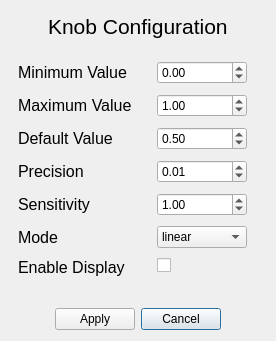
<?xml version="1.0" encoding="UTF-8"?>
<ui version="4.0">
 <class>KnobConfigDialog</class>
 <widget class="QDialog" name="KnobConfigDialog">
  <property name="geometry">
   <rect>
    <x>0</x>
    <y>0</y>
    <width>276</width>
    <height>341</height>
   </rect>
  </property>
  <property name="windowTitle">
   <string>Configure Knob</string>
  </property>
  <layout class="QVBoxLayout" name="knob_config_dialog_layout">
   <property name="spacing">
    <number>20</number>
   </property>
   <item alignment="Qt::AlignHCenter">
    <widget class="QLabel" name="knob_configuration_label">
     <property name="sizePolicy">
      <sizepolicy hsizetype="Preferred" vsizetype="Fixed">
       <horstretch>0</horstretch>
       <verstretch>0</verstretch>
      </sizepolicy>
     </property>
     <property name="minimumSize">
      <size>
       <width>0</width>
       <height>30</height>
      </size>
     </property>
     <property name="maximumSize">
      <size>
       <width>16777215</width>
       <height>30</height>
      </size>
     </property>
     <property name="font">
      <font>
       <pointsize>16</pointsize>
      </font>
     </property>
     <property name="text">
      <string>Knob Configuration</string>
     </property>
    </widget>
   </item>
   <item>
    <layout class="QFormLayout" name="knob_config_form_layout">
     <property name="labelAlignment">
      <set>Qt::AlignLeading|Qt::AlignLeft|Qt::AlignVCenter</set>
     </property>
     <property name="formAlignment">
      <set>Qt::AlignHCenter|Qt::AlignTop</set>
     </property>
     <property name="horizontalSpacing">
      <number>25</number>
     </property>
     <property name="verticalSpacing">
      <number>10</number>
     </property>
     <property name="rightMargin">
      <number>25</number>
     </property>
     <item row="0" column="0">
      <widget class="QLabel" name="minimum_label">
       <property name="font">
        <font>
         <pointsize>12</pointsize>
        </font>
       </property>
       <property name="text">
        <string>Minimum Value</string>
       </property>
      </widget>
     </item>
     <item row="0" column="1">
      <widget class="QDoubleSpinBox" name="minimum_spinbox">
       <property name="sizePolicy">
        <sizepolicy hsizetype="Fixed" vsizetype="Fixed">
         <horstretch>0</horstretch>
         <verstretch>0</verstretch>
        </sizepolicy>
       </property>
       <property name="maximumSize">
        <size>
         <width>100</width>
         <height>16777215</height>
        </size>
       </property>
       <property name="minimum">
        <double>-999999999.000000000000000</double>
       </property>
       <property name="maximum">
        <double>999999999.000000000000000</double>
       </property>
       <property name="singleStep">
        <double>0.010000000000000</double>
       </property>
      </widget>
     </item>
     <item row="1" column="0">
      <widget class="QLabel" name="maximum_label">
       <property name="font">
        <font>
         <pointsize>12</pointsize>
        </font>
       </property>
       <property name="layoutDirection">
        <enum>Qt::LeftToRight</enum>
       </property>
       <property name="text">
        <string>Maximum Value</string>
       </property>
      </widget>
     </item>
     <item row="1" column="1">
      <widget class="QDoubleSpinBox" name="maximum_spinbox">
       <property name="sizePolicy">
        <sizepolicy hsizetype="Fixed" vsizetype="Fixed">
         <horstretch>0</horstretch>
         <verstretch>0</verstretch>
        </sizepolicy>
       </property>
       <property name="maximumSize">
        <size>
         <width>100</width>
         <height>16777215</height>
        </size>
       </property>
       <property name="minimum">
        <double>-999999999.000000000000000</double>
       </property>
       <property name="maximum">
        <double>999999999.000000000000000</double>
       </property>
       <property name="singleStep">
        <double>0.010000000000000</double>
       </property>
       <property name="value">
        <double>1.000000000000000</double>
       </property>
      </widget>
     </item>
     <item row="2" column="0">
      <widget class="QLabel" name="default_label">
       <property name="font">
        <font>
         <pointsize>12</pointsize>
        </font>
       </property>
       <property name="text">
        <string>Default Value</string>
       </property>
      </widget>
     </item>
     <item row="2" column="1">
      <widget class="QDoubleSpinBox" name="default_spinbox">
       <property name="sizePolicy">
        <sizepolicy hsizetype="Fixed" vsizetype="Fixed">
         <horstretch>0</horstretch>
         <verstretch>0</verstretch>
        </sizepolicy>
       </property>
       <property name="maximumSize">
        <size>
         <width>100</width>
         <height>16777215</height>
        </size>
       </property>
       <property name="minimum">
        <double>-999999999.000000000000000</double>
       </property>
       <property name="maximum">
        <double>999999999.000000000000000</double>
       </property>
       <property name="singleStep">
        <double>0.010000000000000</double>
       </property>
       <property name="value">
        <double>0.500000000000000</double>
       </property>
      </widget>
     </item>
     <item row="3" column="0">
      <widget class="QLabel" name="precision_label">
       <property name="font">
        <font>
         <pointsize>12</pointsize>
        </font>
       </property>
       <property name="text">
        <string>Precision</string>
       </property>
      </widget>
     </item>
     <item row="3" column="1">
      <widget class="QDoubleSpinBox" name="precision_spinbox">
       <property name="sizePolicy">
        <sizepolicy hsizetype="Fixed" vsizetype="Fixed">
         <horstretch>0</horstretch>
         <verstretch>0</verstretch>
        </sizepolicy>
       </property>
       <property name="maximumSize">
        <size>
         <width>100</width>
         <height>16777215</height>
        </size>
       </property>
       <property name="maximum">
        <double>999999999.000000000000000</double>
       </property>
       <property name="singleStep">
        <double>0.100000000000000</double>
       </property>
       <property name="value">
        <double>0.010000000000000</double>
       </property>
      </widget>
     </item>
     <item row="4" column="0">
      <widget class="QLabel" name="sensitivity_label">
       <property name="font">
        <font>
         <pointsize>12</pointsize>
        </font>
       </property>
       <property name="text">
        <string>Sensitivity</string>
       </property>
      </widget>
     </item>
     <item row="4" column="1">
      <widget class="QDoubleSpinBox" name="sensitivity_spinbox">
       <property name="sizePolicy">
        <sizepolicy hsizetype="Fixed" vsizetype="Fixed">
         <horstretch>0</horstretch>
         <verstretch>0</verstretch>
        </sizepolicy>
       </property>
       <property name="maximumSize">
        <size>
         <width>100</width>
         <height>16777215</height>
        </size>
       </property>
       <property name="suffix">
        <string/>
       </property>
       <property name="minimum">
        <double>0.100000000000000</double>
       </property>
       <property name="maximum">
        <double>5.000000000000000</double>
       </property>
       <property name="singleStep">
        <double>0.010000000000000</double>
       </property>
       <property name="value">
        <double>1.000000000000000</double>
       </property>
      </widget>
     </item>
     <item row="5" column="0">
      <widget class="QLabel" name="mode_label">
       <property name="font">
        <font>
         <pointsize>12</pointsize>
        </font>
       </property>
       <property name="text">
        <string>Mode</string>
       </property>
      </widget>
     </item>
     <item row="5" column="1">
      <widget class="QComboBox" name="mode_combobox">
       <property name="sizePolicy">
        <sizepolicy hsizetype="Fixed" vsizetype="Fixed">
         <horstretch>0</horstretch>
         <verstretch>0</verstretch>
        </sizepolicy>
       </property>
       <property name="maximumSize">
        <size>
         <width>100</width>
         <height>16777215</height>
        </size>
       </property>
       <item>
        <property name="text">
         <string>linear</string>
        </property>
       </item>
       <item>
        <property name="text">
         <string>logarithmic</string>
        </property>
       </item>
      </widget>
     </item>
     <item row="6" column="0">
      <widget class="QLabel" name="enable_display_label">
       <property name="font">
        <font>
         <pointsize>12</pointsize>
        </font>
       </property>
       <property name="text">
        <string>Enable Display</string>
       </property>
      </widget>
     </item>
     <item row="6" column="1">
      <widget class="QCheckBox" name="enable_display_checkbox">
       <property name="sizePolicy">
        <sizepolicy hsizetype="Fixed" vsizetype="Fixed">
         <horstretch>0</horstretch>
         <verstretch>0</verstretch>
        </sizepolicy>
       </property>
       <property name="maximumSize">
        <size>
         <width>100</width>
         <height>16777215</height>
        </size>
       </property>
       <property name="layoutDirection">
        <enum>Qt::LeftToRight</enum>
       </property>
       <property name="text">
        <string/>
       </property>
      </widget>
     </item>
    </layout>
   </item>
   <item alignment="Qt::AlignHCenter">
    <widget class="QDialogButtonBox" name="button_box">
     <property name="layoutDirection">
      <enum>Qt::RightToLeft</enum>
     </property>
     <property name="orientation">
      <enum>Qt::Horizontal</enum>
     </property>
     <property name="standardButtons">
      <set>QDialogButtonBox::Apply|QDialogButtonBox::Cancel</set>
     </property>
     <property name="centerButtons">
      <bool>true</bool>
     </property>
    </widget>
   </item>
  </layout>
 </widget>
 <resources/>
 <connections>
  <connection>
   <sender>button_box</sender>
   <signal>accepted()</signal>
   <receiver>KnobConfigDialog</receiver>
   <slot>accept()</slot>
   <hints>
    <hint type="sourcelabel">
     <x>248</x>
     <y>254</y>
    </hint>
    <hint type="destinationlabel">
     <x>157</x>
     <y>274</y>
    </hint>
   </hints>
  </connection>
  <connection>
   <sender>button_box</sender>
   <signal>rejected()</signal>
   <receiver>KnobConfigDialog</receiver>
   <slot>reject()</slot>
   <hints>
    <hint type="sourcelabel">
     <x>316</x>
     <y>260</y>
    </hint>
    <hint type="destinationlabel">
     <x>286</x>
     <y>274</y>
    </hint>
   </hints>
  </connection>
 </connections>
</ui>
